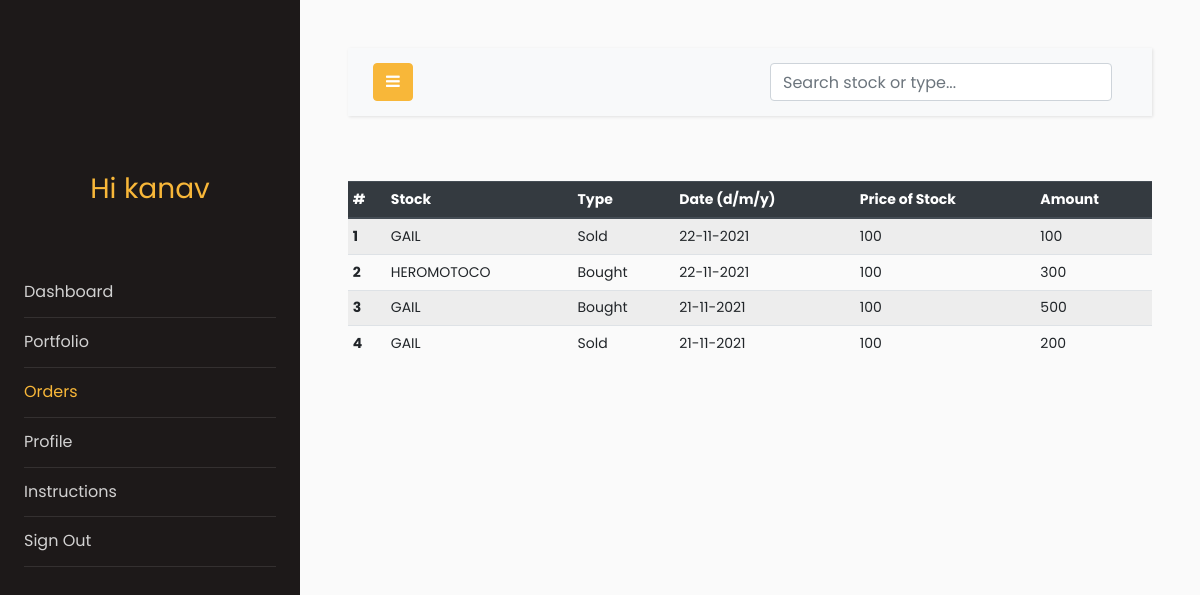
Page /orders (signed in) on the committed database.
### models.py (models this page shows, shortened)
class Users(db.Model, UserMixin):
    __tablename__ = "users"
    name = db.Column(db.String(64))
    pasword_hash = db.Column(db.String(128))
    id = db.Column(db.Integer, primary_key=True)
    address = db.Column(db.String(128))
    funds = db.Column(db.Integer, default=0)
    email = db.Column(db.String(64), unique=True, index=True)
    mode = db.Column(db.Integer, default=0)  # 0 is manual, 1 is automatic

class Transactions(db.Model):
    __searchable__ = ["stock", "type"]
    users = db.relationship(Users)
    id = db.Column(db.Integer, primary_key=True)
    price = db.Column(db.Integer)
    amount = db.Column(db.Integer)
    type = db.Column(db.Integer)  # 0buy #1sell
    stock = db.Column(db.String(64))
    date = db.Column(db.DateTime)
    userId = db.Column(db.Integer, db.ForeignKey("users.id"), nullable=False)

### app.py (the view)
@app.route("/orders", methods=["GET", "POST"])
@login_required
def orders():
    uid = current_user.id
    trans_data = Transactions.query.filter_by(userId=uid).order_by(
        Transactions.date.desc()
    )
    return render_template("orders.html", trans_data=trans_data)

### models.py (called while the page is built)
@login_manager.user_loader
def load_user(user_id):
    return Users.query.get(user_id)

### templates/orders.html (shortened to what this page needs)
<!doctype html>
<html lang="en">
<head>
    <link rel="stylesheet" href="https://stackpath.bootstrapcdn.com/font-awesome/4.7.0/css/font-awesome.min.css">
    <link rel="stylesheet" href="{{ url_for('static', filename='css1/style.css') }}">
</head>
<body>
    <div class="wrapper d-flex align-items-stretch">
        <nav id="sidebar">
            <div class="p-4 pt-5">
                <a href="#" class="img logo"></a>
                <h3 style="color: #f8b739; font-family: Poppins, Arial, sans-serif; text-align: center;">Hi
                    {{current_user.name}}</h3>
                <br>
                <br>
                <ul class="list-unstyled components mb-5">
                    <li>
                        <a href="{{url_for('dashboard')}}">Dashboard</a>
                    </li>
                    <li>
                        <a href="{{url_for('portfolio')}}">Portfolio</a>
                      </li>
                    <li class="active">
                        <a href="{{url_for('orders')}}">Orders</a>
                    </li>
                    <li>
                        <a href="{{url_for('profile')}}">Profile</a>
                    </li>
                    <li>
                        <a href="{{url_for('instructions')}}">Instructions</a>
                    </li>
                    <li>
                        <a href="{{url_for('logout')}}">Sign Out</a>
                    </li>
                </ul>
            </div>
        </nav>
        <div id="content" class="p-4 p-md-5">
            <nav class="navbar navbar-expand-lg navbar-light bg-light">
                <div class="container-fluid">
                    <button type="button" id="sidebarCollapse" class="btn btn-primary">
                        <i class="fa fa-bars"></i>
                    </button>
                    <form action="search2" , method="GET">
                        <div class="container h-50">
                            <div class="d-flex justify-content-center h-100">
                                <input type="search" class="form-control ds-input" id="search-input" name="query2"
                                    placeholder="Search stock or type..." aria-label="Search for..." autocomplete="off"
                                    data-docs-version="4.5" spellcheck="false" role="combobox" aria-autocomplete="list"
                                    aria-expanded="false" aria-owns="algolia-autocomplete-listbox-0" dir="auto"
                                    style="position: relative; vertical-align: top;">
                            </div>
                        </div>
                    </form>
                </div>
            </nav>
            <br>
            <table class="table table-striped table-sm">
                <thead class="thead-dark">
                    <tr>
                        <th scope="col">#</th>
                        <th scope="col">Stock</th>
                        <th scope="col">Type</th>
                        <th scope="col">Date (d/m/y)</th>
                        <th scope="col">Price of Stock</th>
                        <th scope="col">Amount</th>
                    </tr>
                </thead>
                <tbody>
                    {%for r in trans_data%}
                    <tr>
                        <th scope="row">{{loop.index0 + 1}}</th>
                        <td>{{r.stock}}</td>
                        {%if r.type == 0 %}
                        <td>Bought</td>
                        {%else%}
                        <td>Sold</td>
                        {%endif%}
                        <td>{{r.date.strftime('%d-%m-%Y')}}</td>
                        <td>{{r.price}}</td>
                        <td>{{r.amount}}</td>
                    </tr>
                    {%endfor%}
                </tbody>
            </table>
        </div>
    </div>
</body>
</html>

### rows in the picture
Users: name "kanav"
Transactions: stock "GAIL", type "Sold", date "22-11-2021", price "100", amount "100"
Transactions: stock "HEROMOTOCO", type "Bought", date "22-11-2021", price "100", amount "300"
Transactions: stock "GAIL", type "Bought", date "21-11-2021", price "100", amount "500"
Transactions: stock "GAIL", type "Sold", date "21-11-2021", price "100", amount "200"
